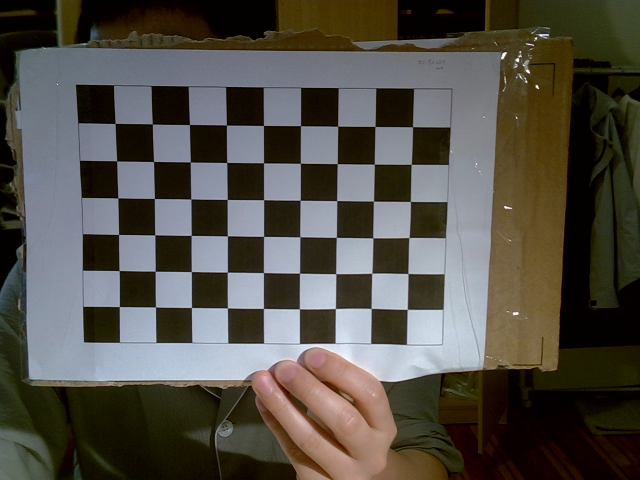
#> input picture images/calibration/calib_00.png, 640 x 480 px; its folder holds 4 pictures in this run
$ python calibrate_camera.py
#> lines starting #> are read from the running program, lines starting #| are printed output that depends on the picture
import glob
import os
from pathlib import Path

import cv2
import numpy as np


ROOT_DIR = Path(__file__).resolve().parents[1]
IMAGE_DIR = ROOT_DIR / "images" / "calibration"
OUTPUT_FILE = ROOT_DIR / "config" / "camera_calibration.yaml"

# Your printed board has 10 x 7 squares, so OpenCV sees 9 x 6 inner corners.
CHESSBOARD_SIZE = (9, 6)

# Measured square size: 23.5 mm = 0.0235 m.
SQUARE_SIZE_M = 0.0235


def make_object_points():
    objp = np.zeros((CHESSBOARD_SIZE[0] * CHESSBOARD_SIZE[1], 3), np.float32)
    objp[:, :2] = np.mgrid[
        0 : CHESSBOARD_SIZE[0],
        0 : CHESSBOARD_SIZE[1],
    ].T.reshape(-1, 2)
    objp *= SQUARE_SIZE_M
    return objp


def main():
    image_paths = sorted(glob.glob(os.path.join(IMAGE_DIR, "*.png")))
    if not image_paths:
        raise RuntimeError(f"No PNG images found in {IMAGE_DIR}")

    objp = make_object_points()

    object_points = []
    image_points = []
    image_size = None

    criteria = (
        cv2.TERM_CRITERIA_EPS + cv2.TERM_CRITERIA_MAX_ITER,
        30,
        0.001,
    )

    print(f"Reading {len(image_paths)} calibration images...")

    for path in image_paths:
        image = cv2.imread(path)
#> image is the input picture: shape (480, 640, 3); mean B, G, R 71.2, 79, 82.8
        if image is None:
            print(f"[skip] could not read {path}")
            continue

        gray = cv2.cvtColor(image, cv2.COLOR_BGR2GRAY)
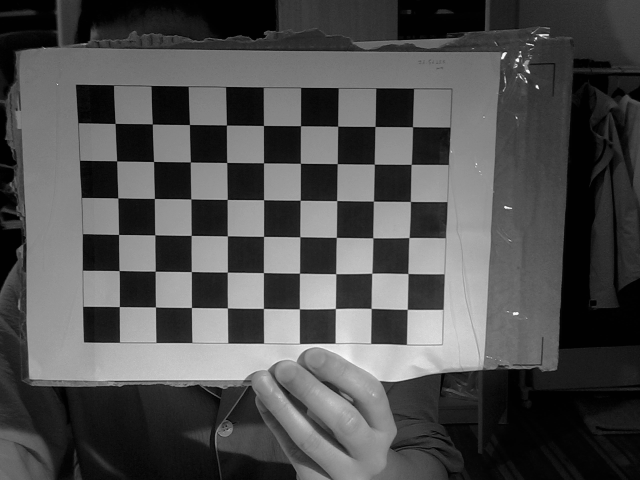
#> gray: shape (480, 640); min 0, max 249, mean 79.2
        image_size = (gray.shape[1], gray.shape[0])
#> image_size = (640, 480)

        found, corners = cv2.findChessboardCorners(gray, CHESSBOARD_SIZE)
#> found = True; corners = 54 rows, first 8: [115.1, 123.5], [152.3, 124], [189.5, 124.5], [226.5, 125], [263.5, 125.5], [300.6, 125.7], [337.7, 126.2], [375, 126.4]
        if not found:
            print(f"[skip] chessboard not found: {path}")
            continue

        refined_corners = cv2.cornerSubPix(
            gray,
            corners,
            winSize=(11, 11),
            zeroZone=(-1, -1),
            criteria=criteria,
        )
#> refined_corners = 54 rows, first 8: [115.1, 123.4], [152.4, 123.9], [189.4, 124.5], [226.5, 125], [263.5, 125.5], [300.5, 125.7], [337.6, 126.3], [375, 126.5]

        object_points.append(objp)
        image_points.append(refined_corners)
        print(f"[use ] {path}")
#> pass 2 of the loop in main, `for path in image_paths:`:
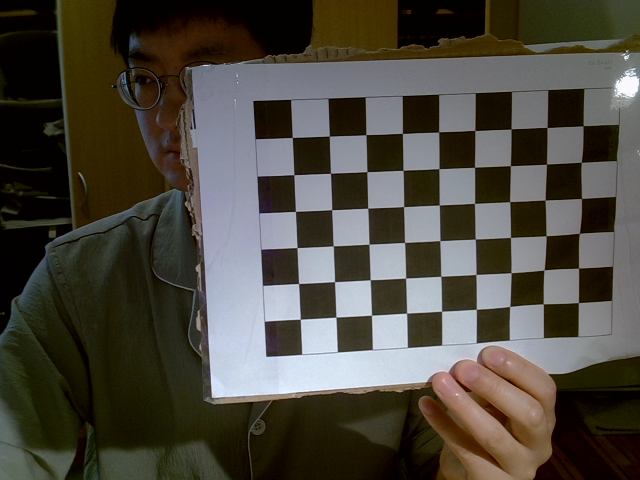
#> input picture images/calibration/calib_01.png, 640 x 480 px
#> in main, image is the input picture: shape (480, 640, 3); mean B, G, R 63.2, 72.4, 76.3
#> in main, `gray = cv2.cvtColor(image, cv2.COLOR_BGR2GRAY)`:
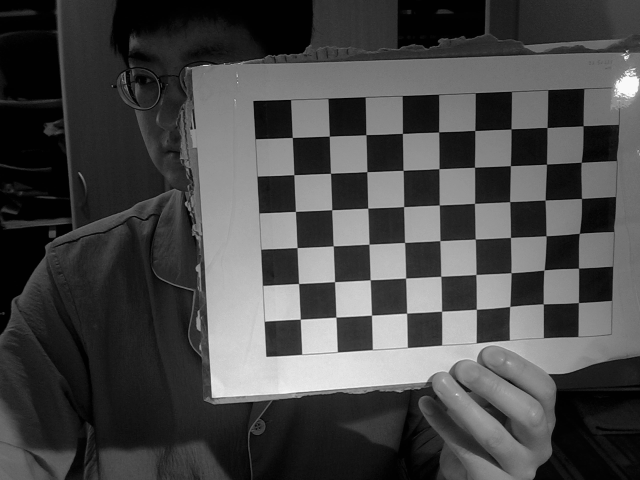
#> gray: shape (480, 640); min 0, max 249, mean 72.5
#> corners = 54 rows, first 8: [292.1, 137.4], [329.2, 136], [365.9, 134.7], [402.3, 133.3], [438.8, 132], [475, 130.5], [511, 128.9], [547, 127.5]
#> refined_corners = 54 rows, first 8: [292.3, 137.4], [329.4, 136.2], [365.8, 134.6], [402.4, 133.4], [438.6, 131.9], [474.8, 130.5], [511, 128.9], [547, 127.5]
#> pass 3 of the loop in main, `for path in image_paths:`:
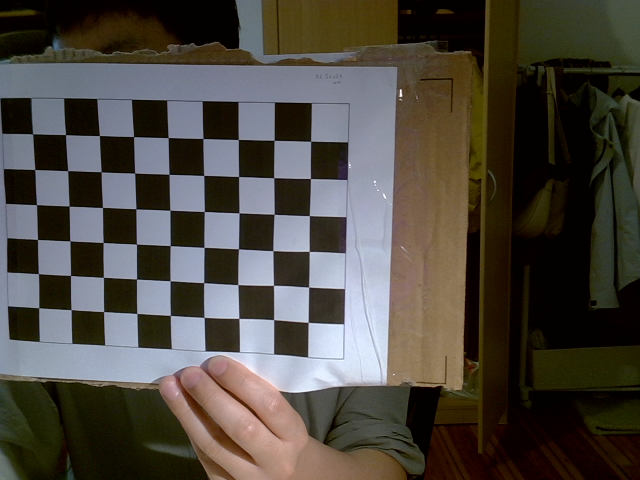
#> input picture images/calibration/calib_02.png, 640 x 480 px
#> in main, image is the input picture: shape (480, 640, 3); mean B, G, R 65, 72.1, 77.3
#> in main, `gray = cv2.cvtColor(image, cv2.COLOR_BGR2GRAY)`:
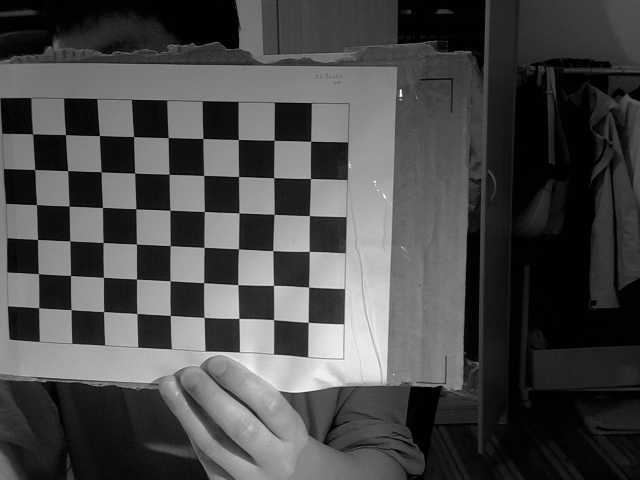
#> gray: shape (480, 640); min 0, max 249, mean 72.9
#> corners = 54 rows, first 8: [32.56, 133.9], [65.5, 134.6], [99.39, 135.5], [133.5, 136.6], [168.2, 137.6], [203, 138.5], [238.3, 139.5], [274.2, 140.4]
#> refined_corners = 54 rows, first 8: [32.64, 133.7], [65.57, 134.6], [99.37, 135.5], [133.6, 136.6], [168.1, 137.5], [203, 138.5], [238.3, 139.5], [274.2, 140.3]
#> the loop made 4 passes; the first 3 are shown

    if len(object_points) < 10:
#> (the run stopped early here; a loop or call above may not have finished)
